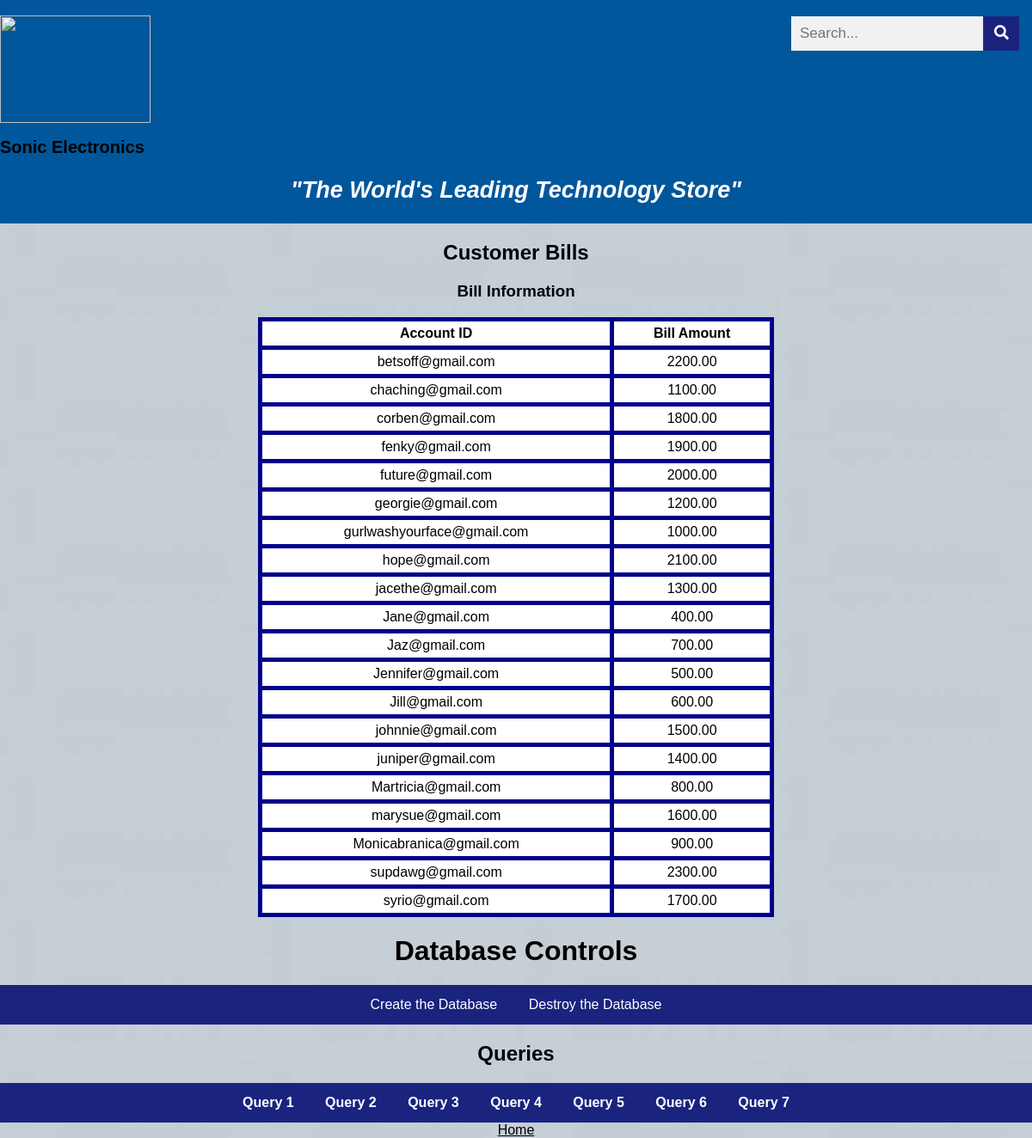
Page /querySeven.php on the committed database.
### tables this page shows
CREATE TABLE receives(
    package_id          INT(5) NOT NULL,
    email               VARCHAR(30) NOT NULL,
    PRIMARY KEY (package_id, email),
    FOREIGN KEY (package_id) REFERENCES package (package_id),
    FOREIGN KEY (email) REFERENCES customer(email)
  );

CREATE TABLE package(
    package_id          INT(5) NOT NULL AUTO_INCREMENT,
    price               DECIMAL(8,2),
    transaction_number  INT(5) NOT NULL,
    email               VARCHAR(30),
    receive_date        VARCHAR(10),
    due_date            VARCHAR(10),
    PRIMARY KEY (package_id)
  );

### common.php (called while the page is built)
<?php
function escape($html)
{
  return htmlspecialchars($html, ENT_QUOTES | ENT_SUBSTITUTE, "UTF-8");
}

### querySeven.php (the view)
<?php include "templates/header.php"; ?>
<head>
   <link rel="stylesheet" href="css/style.css">
</head>
<?php
try
{
    require "config.php";
    require "common.php";
    $connection = new PDO($dsn, $username, $password, $options);
    $sql_email_price = "SELECT r.email, price
    FROM package p, receives r
    WHERE (p.package_id = r.package_id);";
    $statement = $connection->prepare($sql_email_price);
    $statement->execute();
    $email_price_result = $statement->fetchAll();
}
catch(PDOException $error)
{
    echo $sql . "<br>" . $error->getMessage();
}
    if($email_price_result && $statement->rowCount() >0) { ?>
    <h2 align="center">Customer Bills</h2>
    <h3 align="center">Bill Information</h3>
    <table id="resultTable" align="center">
        <tr>
            <th id ="resultHeader">Account ID</th>
            <th id="resultHeader">Bill Amount</th>
        </tr>
        <?php foreach ($email_price_result as $row) { ?>
        <tr>
            <td id="resultHeader"><?php echo escape($row["email"]); ?></td>
            <td id="resultHeader"><?php echo escape($row["price"]); ?></td>
        </tr>
        <?php } ?>
    </table>
<?php } ?>
<?php include "templates/footer.php"; ?>

### css/style.css (style rules this page uses)
body { margin: 0; font-family: Arial, Helvetica, sans-serif; }
* { box-sizing: border-box; }
body { margin:0; }
table { font-family: arial, sans-serif; border-collapse: collapse; width: 30%; background-color: white; }
td, th { border: 5px solid DarkBlue; text-align: center; padding: 8px; }
tr:nth-child(even) { background-color: white; }
table#resultTable { border-spacing: 15px; width: 50%; }
#resultHeader { padding: 5px; text-align: center; }

### rows in the picture
receives: email "betsoff@gmail.com", package.price "2200.00"
receives: email "chaching@gmail.com", package.price "1100.00"
receives: email "corben@gmail.com", package.price "1800.00"
receives: email "fenky@gmail.com", package.price "1900.00"
receives: email "future@gmail.com", package.price "2000.00"
receives: email "georgie@gmail.com", package.price "1200.00"
receives: email "gurlwashyourface@gmail.com", package.price "1000.00"
receives: email "hope@gmail.com", package.price "2100.00"
receives: email "jacethe@gmail.com", package.price "1300.00"
receives: email "Jane@gmail.com", package.price "400.00"
receives: email "Jaz@gmail.com", package.price "700.00"
receives: email "Jennifer@gmail.com", package.price "500.00"
receives: email "Jill@gmail.com", package.price "600.00"
receives: email "johnnie@gmail.com", package.price "1500.00"
receives: email "juniper@gmail.com", package.price "1400.00"
receives: email "Martricia@gmail.com", package.price "800.00"
receives: email "marysue@gmail.com", package.price "1600.00"
receives: email "Monicabranica@gmail.com", package.price "900.00"
receives: email "supdawg@gmail.com", package.price "2300.00"
receives: email "syrio@gmail.com", package.price "1700.00"
